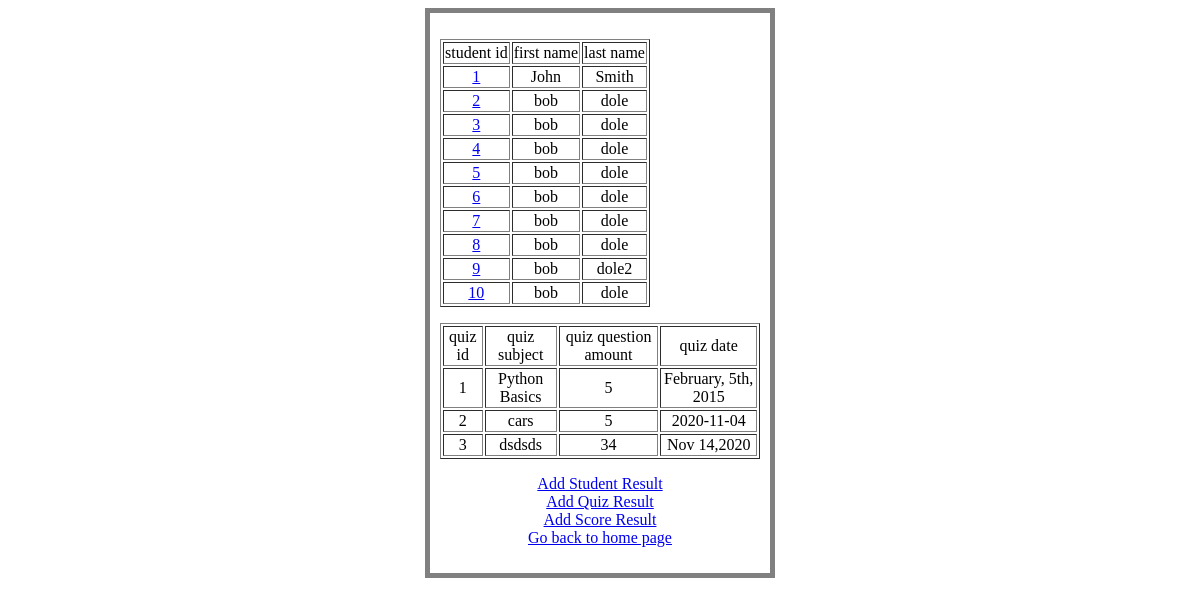
Page /dashboard on the earlier database version.
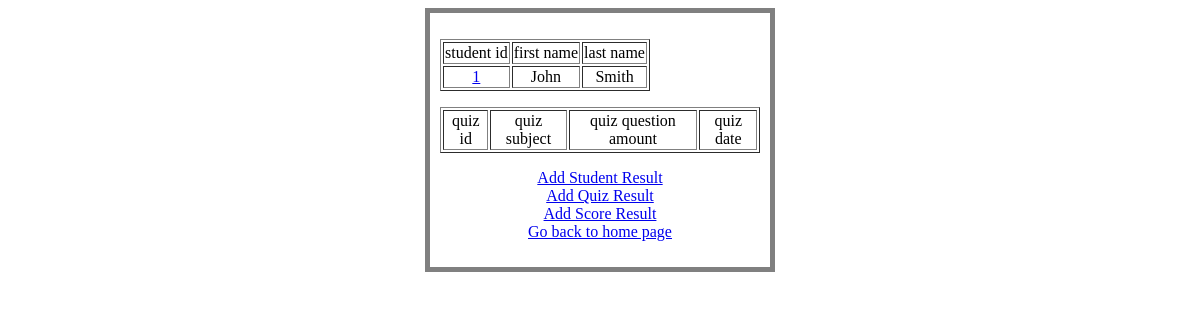
Same page on the later database version.
### tables this page shows
CREATE TABLE student(
  student_id INT PRIMARY KEY NOT NULL,
  student_first_name TEXT NOT NULL,
  student_last_name TEXT NOT NULL
);

CREATE TABLE quizzes(
  quiz_id INT PRIMARY KEY NOT NULL,
  quiz_subject TEXT NOT NULL,
  quiz_question_amount INT NOT NULL,
  quiz_date DATE
);

### main.py (the view)
@app.route('/dashboard', methods=['GET', 'POST'])
def dashboard():
    con = sqlite3.connect('hw13.db')
    con.row_factory = sqlite3.Row
    cur = con.cursor()
    cur.execute("select student.student_id, student.student_first_name, student.student_last_name from student")
    con.commit()
    rows = cur.fetchall()
    cur.execute(
        "select quizzes.quiz_id, quizzes.quiz_subject, quizzes.quiz_question_amount, quizzes.quiz_date from quizzes")
    con.commit()
    rows2 = cur.fetchall()
    con.close()
    return render_template("dashboard.html", rows=rows, rows2=rows2)

### templates/dashboard.html (shortened to what this page needs)
<!doctype html>
<html>
   <body>
   <div>
      <p>
      <table border = 1>
         <thead>
            <td>student id</td>
            <td>first name</td>
            <td>last name</td>
         </thead>
         {% for row in rows %}
            <tr>
               <td><a href={{ url_for('studentidpass', int_sid = row['student_id']) }}>{{row['student_id']}}</td>
               <td>{{row["student_first_name"]}}</td>
               <td>{{ row["student_last_name"]}}</td>
            </tr>
         {% endfor %}
      </table>
      </p>
      <table border = 1>
         <thead>
          <td>quiz id</td>
          <td>quiz subject</td>
          <td>quiz question amount</td>
          <td>quiz date</td>
         </thead>
                  {% for row in rows2 %}
            <tr>
               <td>{{row["quiz_id"]}}</td>
               <td>{{row["quiz_subject"]}}</td>
               <td> {{ row["quiz_question_amount"]}}</td>
               <td> {{ row["quiz_date"]}}</td>
            </tr>
         {% endfor %}
      </table>
      <p>
         <a href="./student/add">Add Student Result</a><br />
         <a href="./quiz/add">Add Quiz Result</a><br />
         <a href="./score/add">Add Score Result</a><br />
          <a href = "/">Go back to home page</a>
      </p>
   </div>
   </body>
</html>

### templates/dashboard.html (style rules this page uses)
div { width: 320px; padding: 10px; border: 5px solid gray; margin: auto; text-align: center; }

Differences in the rows shown:
removed student: student_id "2", student_first_name "bob", student_last_name "dole"
removed student: student_id "3", student_first_name "bob", student_last_name "dole"
removed student: student_id "4", student_first_name "bob", student_last_name "dole"
removed student: student_id "5", student_first_name "bob", student_last_name "dole"
removed student: student_id "6", student_first_name "bob", student_last_name "dole"
removed student: student_id "7", student_first_name "bob", student_last_name "dole"
removed student: student_id "8", student_first_name "bob", student_last_name "dole"
removed student: student_id "9", student_first_name "bob", student_last_name "dole2"
removed student: student_id "10", student_first_name "bob", student_last_name "dole"
removed quizzes: quiz_id "1", quiz_subject "Python Basics", quiz_question_amount "5", quiz_date "February, 5th, 2015"
removed quizzes: quiz_id "2", quiz_subject "cars", quiz_question_amount "5", quiz_date "2020-11-04"
removed quizzes: quiz_id "3", quiz_subject "dsdsds", quiz_question_amount "34", quiz_date "Nov 14,2020"
